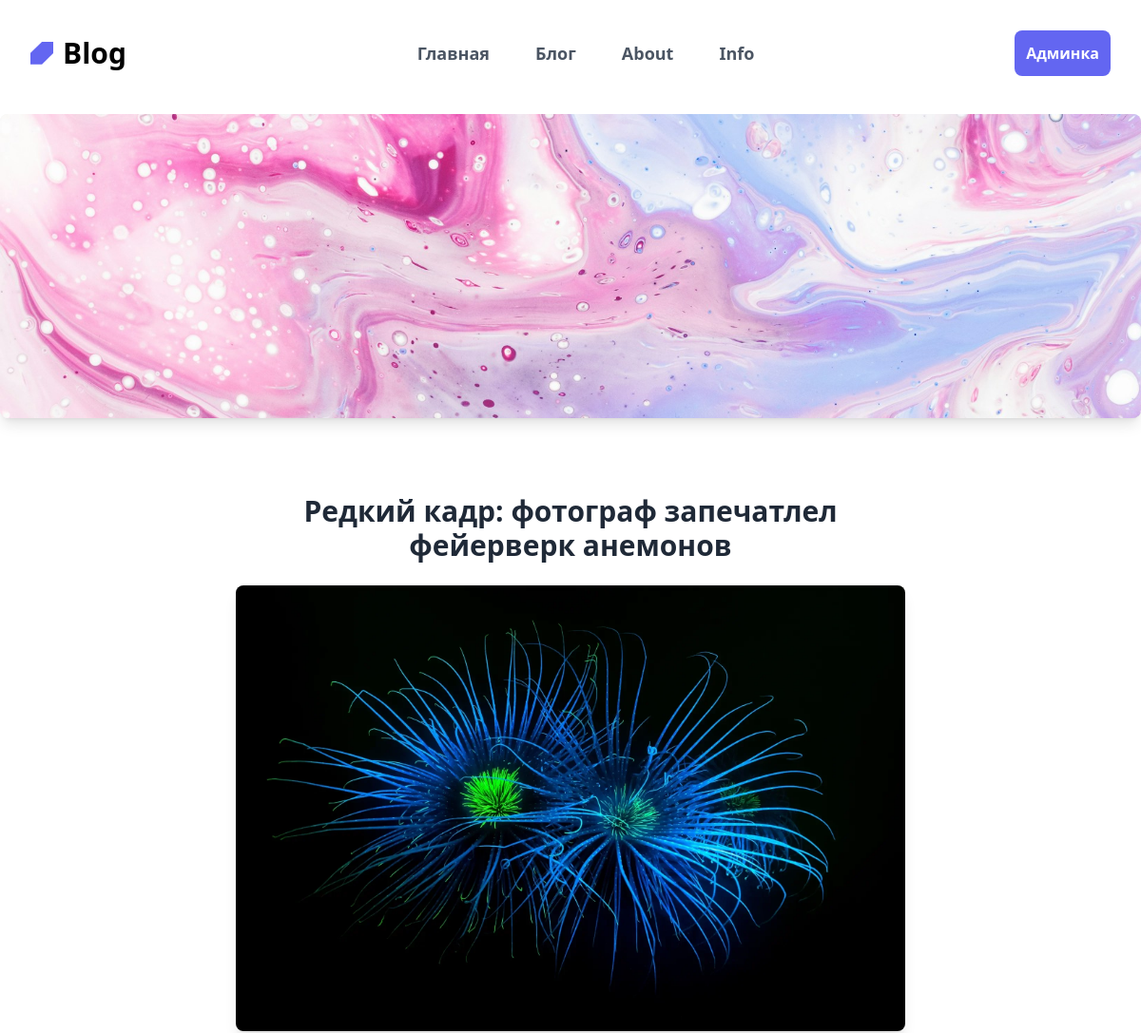
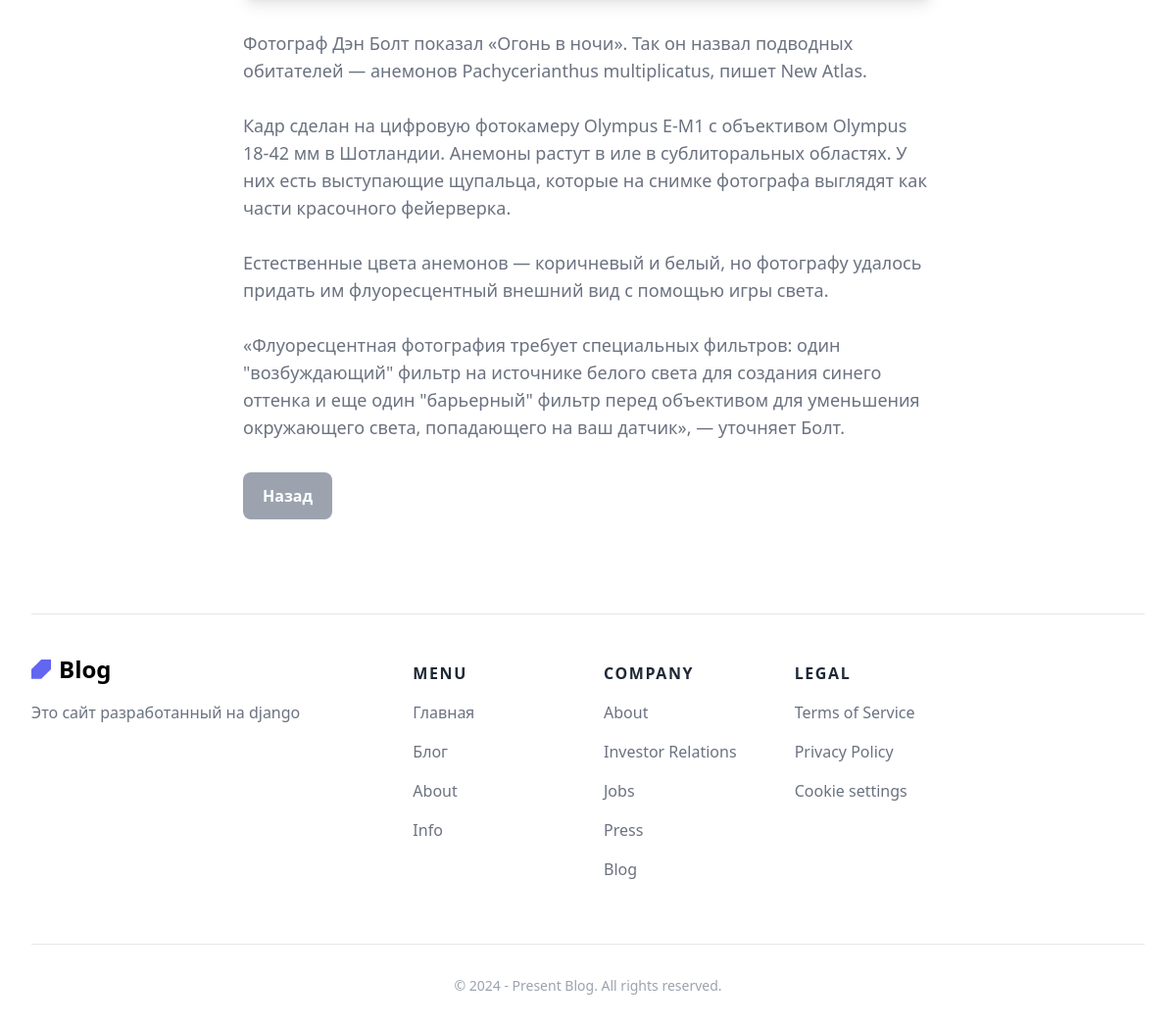
The page /blog/redkij-kadr-fotograf-zapechatlel-fejerverk-anemonov/ on the database its author committed (2 pictures, top to bottom).
### blog/models.py (models this page shows, shortened)
class Blog(models.Model):
    rubric = models.CharField(max_length=255, verbose_name='Рубрика')
    title = models.CharField(max_length=255, verbose_name='Заголовок')
    slug = models.SlugField(max_length=255, unique=True, db_index=True, verbose_name='slug')
    cover_photo = models.ImageField(upload_to='photos/articles/')
    article_head_photo = models.ImageField(upload_to='photos/articles/')
    short = models.TextField(blank=True, verbose_name='Короткое описание')
    text = models.TextField(blank=True, verbose_name='Текст')
    time_create = models.DateTimeField(auto_now_add=True, verbose_name='Создание')
    time_update = models.DateTimeField(auto_now=True, verbose_name='Обновлено')
    is_published = models.BooleanField(default=True, verbose_name='Опубликован')
    class Meta:
        verbose_name = 'Блог'
        verbose_name_plural = 'Блог'
        ordering = ['time_create', 'title']

### blog/views.py (the view)
# urls.py: path('blog/<slug:slug>/', BlogDetail.as_view(), name='blogdetail'),
class BlogDetail(DetailView):
    model = Blog
    template_name = 'blog/blogdetail.html'
    slug_url_kwarg = 'slug'
    context_object_name = 'blog'

### blog/templates/blog/blogdetail.html
{% extends 'blog/layout.html' %}
{% load static %}
{% block content %}
<div class="relative mb-6 overflow-hidden rounded-lg bg-gray-100 shadow-lg md:mb-8">
      <img src="{{ blog.article_head_photo.url }}" loading="lazy" alt="{{ blog.title }}" class="h-40 md:h-80 w-full object-cover object-center" />
    </div>
<div class="bg-white py-6 sm:py-8 lg:py-12">
  <div class="mx-auto max-w-screen-md px-4 md:px-8">
    <h1 class="mb-4 text-center text-2xl font-bold text-gray-800 sm:text-3xl md:mb-6">
      {{ blog.title }}
    </h1>
    <div class="relative mb-6 overflow-hidden rounded-lg bg-gray-100 shadow-lg md:mb-8">
      <img src="{{ blog.cover_photo.url }}" loading="lazy" alt="Photo by Minh Pham" class="h-full w-full object-cover object-center" />
    </div>
    <p class="mb-6 text-gray-500 sm:text-lg md:mb-8">
      {{ blog.text|safe  }}
    </p>
    <a href="{% url 'blog' %}" class="inline-block rounded-lg bg-gray-400 px-5 py-3 text-center text-sm font-semibold text-white outline-none ring-indigo-300 transition duration-100 hover:bg-gray-600 focus-visible:ring active:bg-gray-700 md:text-base">Назад</a>
  </div>
</div>
{% endblock %}

### rows shown on the page
Blog: article_head_photo (picture), title "Редкий кадр: фотограф запечатлел фейерверк анемонов", cover_photo (picture), text "Фотограф Дэн Болт показал «Огонь в ночи». Так он назвал подводных обитателей — анемонов Pachycerianthus multiplicatus, пишет New Atlas. Кадр сделан на цифровую фотокамеру Olympus E-M1 с объективом Olympus 18-42 мм в Шотландии. Анемоны растут в иле в сублиторальных областях. У них есть выступающие щупальца, которые на снимке фотографа выглядят как части красочного фейерверка. Естественные цвета анемонов — коричневый и белый, но фотографу удалось придать им флуоресцентный внешний вид с помощью игры света. «Флуоресцентная фотография требует специальных фильтров: один \"возбуждающий\" фильтр на источнике белого света для создания синего оттенка и еще один \"барьерный\" фильтр перед объективом для…"
